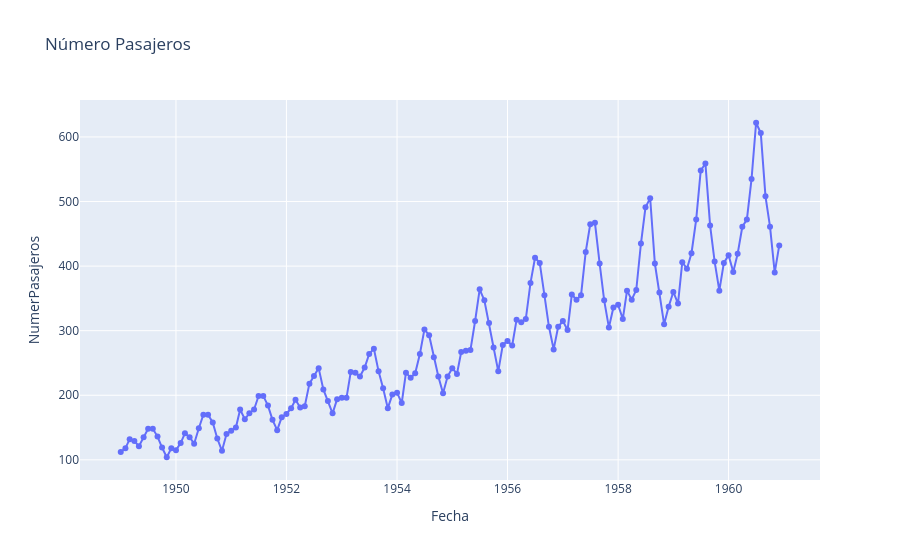

Write notebook code for a chart like this one.
### Code cell
df['Fecha'] = df['Month']
df['NumerPasajeros'] = df['#Passengers']

fig = px.line(df, x=df['Fecha'], y=df['NumerPasajeros'],
              markers=True,
              labels="fdsf",
              title="Número Pasajeros")
fig.show()

### Figure 1 — Plotly figure (JSON) as saved in the notebook; plotly's stock layout.template omitted (floating-point values rounded to 4 significant figures; data arrays with more than 128 entries replaced by an {"elided": "..."} marker saying what was removed)
{"data": [{"hovertemplate": "Fecha=%{x}<br>NumerPasajeros=%{y}<extra></extra>", "legendgroup": "", "line": {"color": "#636efa", "dash": "solid"}, "marker": {"symbol": "circle"}, "mode": "lines+markers", "name": "", "orientation": "v", "showlegend": false, "type": "scatter", "x": {"elided": "144 str values"}, "xaxis": "x", "y": {"elided": "144 int values"}, "yaxis": "y"}], "layout": {"legend": {"tracegroupgap": 0}, "title": {"text": "Número Pasajeros"}, "xaxis": {"anchor": "y", "domain": [0, 1], "title": {"text": "Fecha"}}, "yaxis": {"anchor": "x", "domain": [0, 1], "title": {"text": "NumerPasajeros"}}}}
